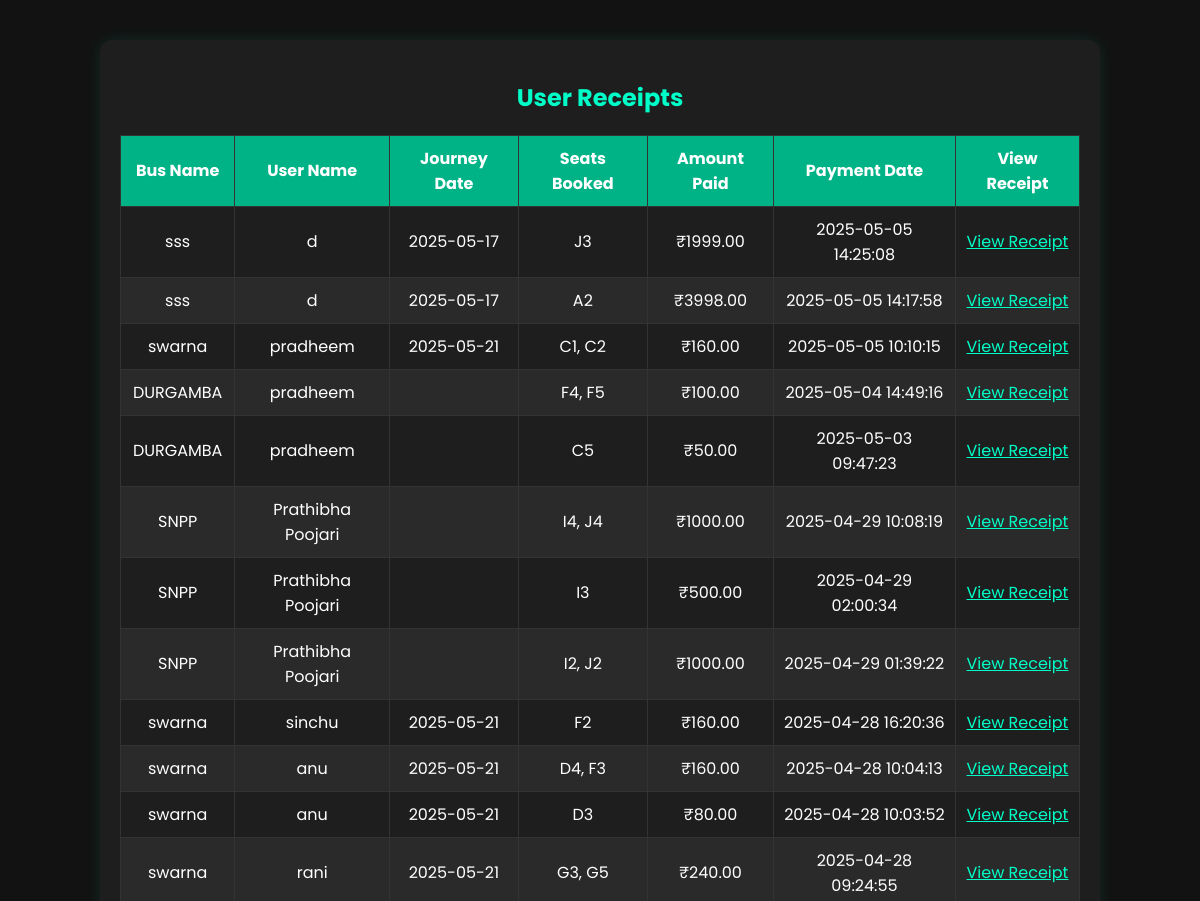
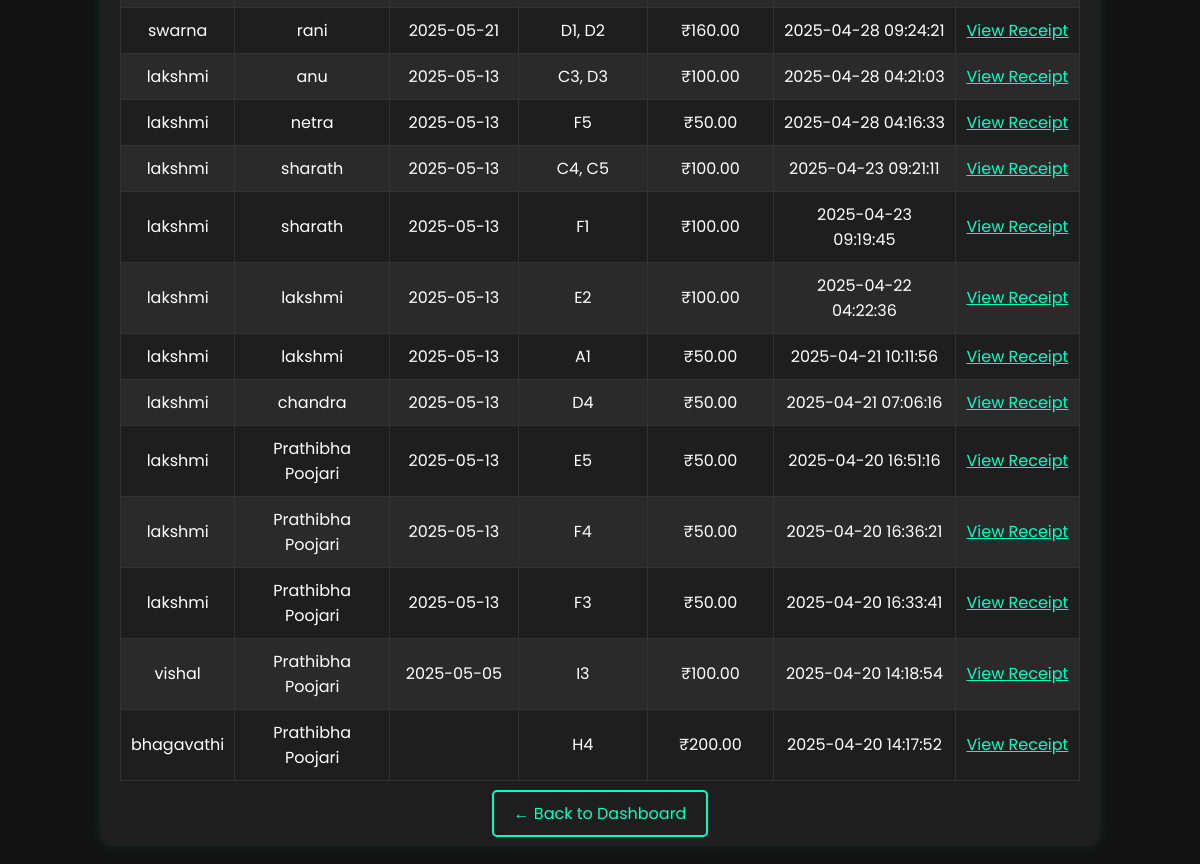
The app's page /admin_receipts.php (signed in) with its own data (2 pictures, top to bottom).
### tables this page shows
CREATE TABLE `payments` (
  `id` int(11) NOT NULL,
  `user_id` int(11) NOT NULL,
  `bus_id` int(11) NOT NULL,
  `amount` decimal(10,2) NOT NULL,
  `payment_method` varchar(50) NOT NULL,
  `payment_status` varchar(20) NOT NULL DEFAULT 'Pending',
  `payment_date` timestamp NOT NULL DEFAULT current_timestamp()
);

CREATE TABLE `users` (
  `id` int(11) NOT NULL,
  `email` varchar(255) NOT NULL,
  `password` varchar(255) NOT NULL,
  `created_at` timestamp NOT NULL DEFAULT current_timestamp(),
  `name` varchar(255) NOT NULL,
  `is_logged_out` tinyint(1) DEFAULT 0
);

### admin_receipts.php (the view, shortened to what this page needs)
<?php
include 'db.php';
$query = "SELECT p.id AS payment_id, u.name AS username, p.amount, p.payment_method, p.payment_date, b.name AS bus_name,
                 b.date AS journey_date,
                 GROUP_CONCAT(s.seat_number ORDER BY s.seat_number SEPARATOR ', ') AS seats
          FROM payments p
          JOIN bookings s ON p.id = s.payment_id
          JOIN users u ON p.user_id = u.id
          JOIN buses b ON s.bus_id = b.id
          GROUP BY p.id
          ORDER BY p.payment_date DESC";
$result = mysqli_query($conn, $query);
?>
<!DOCTYPE html>
<html lang="en">
<head>
</head>
<body>
<div class="container">
    <h2>User Receipts</h2>
    <?php if (mysqli_num_rows($result) > 0): ?>
        <table>
            <thead>
                <tr>
                    <th>Bus Name</th>
                    <th>User Name</th>
                    <th>Journey Date</th>
                    <th>Seats Booked</th>
                    <th>Amount Paid</th>
                    <th>Payment Date</th>
                    <th>View Receipt</th>
                </tr>
            </thead>
            <tbody>
                <?php while ($row = mysqli_fetch_assoc($result)): ?>
                    <tr>
                        <td><?php echo htmlspecialchars($row['bus_name']); ?></td>
                        <td><?php echo htmlspecialchars($row['username']); ?></td>
                        <td><?php echo htmlspecialchars($row['journey_date']); ?></td>
                        <td><?php echo htmlspecialchars($row['seats']); ?></td>
                        <td>₹<?php echo htmlspecialchars($row['amount']); ?></td>
                        <td><?php echo htmlspecialchars($row['payment_date']); ?></td>
                        <td><a href="reciept1.php?payment_id=<?php echo $row['payment_id']; ?>" style="color: #00ffc8;">View Receipt</a></td>
                    </tr>
                <?php endwhile; ?>
            </tbody>
        </table>
    <?php else: ?>
        <p style="text-align: center; color: #e0e0e0;">No receipts available at the moment.</p>
    <?php endif; ?>
    <div class="nav-links">
        <a href="admin_dashboard.php">← Back to Dashboard</a>
    </div>
</div>
</body>
</html>

### admin_receipts.php (style rules this page uses)
body { font-family: 'Poppins', sans-serif; background-color: #121212; color: white; margin: 0; padding: 0; }
.container { width: 80%; margin: 40px auto; background-color: #1e1e1e; padding: 20px; border-radius: 12px; box-shadow: 0 0 15px rgba(0, 255, 204, 0.1); }
h2 { text-align: center; color: #00ffc8; margin-bottom: 20px; }
table { width: 100%; border-collapse: collapse; margin-bottom: 20px; }
table, th, td { border: 1px solid #333; }
th, td { padding: 10px; text-align: center; }
th { background-color: #00b386; color: white; }
tr:nth-child(even) { background-color: #2a2a2a; }
tr:nth-child(odd) { background-color: #1e1e1e; }
.nav-links { text-align: center; margin-top: 20px; }
.nav-links a { text-decoration: none; color: #00ffc8; padding: 10px 20px; background-color: #1e1e1e; border-radius: 5px; border: 2px solid #00ffc8; margin: 0 10px; font-size: 16px; }

### records on screen
payments: bus_name "sss", user.name "d", journey_date "2025-05-17", seats "J3", amount "1999.00", payment_date "2025-05-05 14:25:08"
payments: bus_name "sss", user.name "d", journey_date "2025-05-17", seats "A2", amount "3998.00", payment_date "2025-05-05 14:17:58"
payments: bus_name "swarna", user.name "pradheem", journey_date "2025-05-21", seats "C1, C2", amount "160.00", payment_date "2025-05-05 10:10:15"
payments: bus_name "DURGAMBA", user.name "pradheem", seats "F4, F5", amount "100.00", payment_date "2025-05-04 14:49:16"
payments: bus_name "DURGAMBA", user.name "pradheem", seats "C5", amount "50.00", payment_date "2025-05-03 09:47:23"
payments: bus_name "SNPP", user.name "Prathibha Poojari", seats "I4, J4", amount "1000.00", payment_date "2025-04-29 10:08:19"
payments: bus_name "SNPP", user.name "Prathibha Poojari", seats "I3", amount "500.00", payment_date "2025-04-29 02:00:34"
payments: bus_name "SNPP", user.name "Prathibha Poojari", seats "I2, J2", amount "1000.00", payment_date "2025-04-29 01:39:22"
payments: bus_name "swarna", user.name "sinchu", journey_date "2025-05-21", seats "F2", amount "160.00", payment_date "2025-04-28 16:20:36"
payments: bus_name "swarna", user.name "anu", journey_date "2025-05-21", seats "D4, F3", amount "160.00", payment_date "2025-04-28 10:04:13"
payments: bus_name "swarna", user.name "anu", journey_date "2025-05-21", seats "D3", amount "80.00", payment_date "2025-04-28 10:03:52"
payments: bus_name "swarna", user.name "rani", journey_date "2025-05-21", seats "G3, G5", amount "240.00", payment_date "2025-04-28 09:24:55"
payments: bus_name "swarna", user.name "rani", journey_date "2025-05-21", seats "D1, D2", amount "160.00", payment_date "2025-04-28 09:24:21"
payments: bus_name "lakshmi", user.name "anu", journey_date "2025-05-13", seats "C3, D3", amount "100.00", payment_date "2025-04-28 04:21:03"
payments: bus_name "lakshmi", user.name "netra", journey_date "2025-05-13", seats "F5", amount "50.00", payment_date "2025-04-28 04:16:33"
payments: bus_name "lakshmi", user.name "sharath", journey_date "2025-05-13", seats "C4, C5", amount "100.00", payment_date "2025-04-23 09:21:11"
payments: bus_name "lakshmi", user.name "sharath", journey_date "2025-05-13", seats "F1", amount "100.00", payment_date "2025-04-23 09:19:45"
payments: bus_name "lakshmi", user.name "lakshmi", journey_date "2025-05-13", seats "E2", amount "100.00", payment_date "2025-04-22 04:22:36"
payments: bus_name "lakshmi", user.name "lakshmi", journey_date "2025-05-13", seats "A1", amount "50.00", payment_date "2025-04-21 10:11:56"
payments: bus_name "lakshmi", user.name "chandra", journey_date "2025-05-13", seats "D4", amount "50.00", payment_date "2025-04-21 07:06:16"
payments: bus_name "lakshmi", user.name "Prathibha Poojari", journey_date "2025-05-13", seats "E5", amount "50.00", payment_date "2025-04-20 16:51:16"
payments: bus_name "lakshmi", user.name "Prathibha Poojari", journey_date "2025-05-13", seats "F4", amount "50.00", payment_date "2025-04-20 16:36:21"
payments: bus_name "lakshmi", user.name "Prathibha Poojari", journey_date "2025-05-13", seats "F3", amount "50.00", payment_date "2025-04-20 16:33:41"
payments: bus_name "vishal", user.name "Prathibha Poojari", journey_date "2025-05-05", seats "I3", amount "100.00", payment_date "2025-04-20 14:18:54"
payments: bus_name "bhagavathi", user.name "Prathibha Poojari", seats "H4", amount "200.00", payment_date "2025-04-20 14:17:52"
